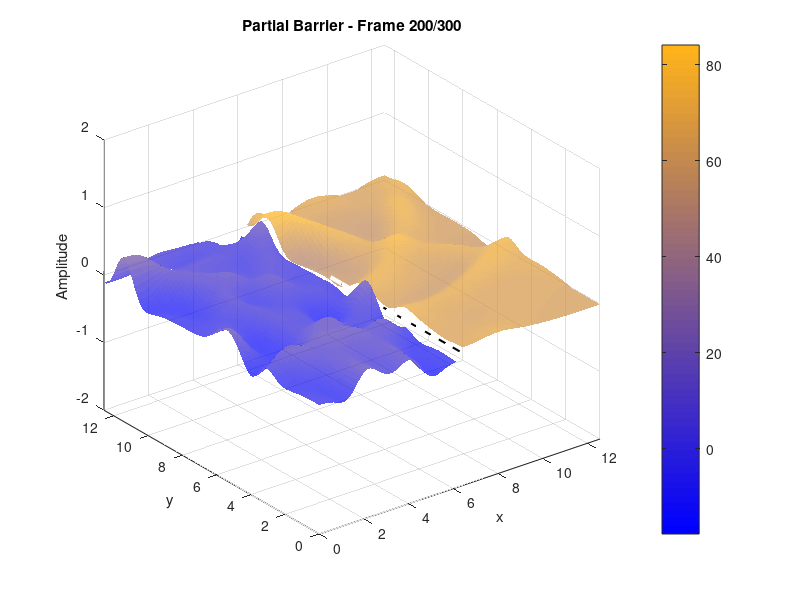

Recreate this plot in MATLAB.
clear all; clc; close all;

%% Simulation Parameters
N = 101;        % Number of grid points
L = 4*pi;       % Domain length
s = 0.5;        % Courant number
barrier_height = 0.6; % Fraction of domain height with barrier (0-1)

%% Initialization
x = linspace(0,L,N);
y = linspace(0,L,N);
mid_x = round(N/2);  % Division point x-coordinate
barrier_end = round(N*barrier_height); % Where barrier ends

% Initialize wave field (past, current, future)
u = zeros(N,N,3);

% Initial condition - Gaussian pulse in section A only
[X,Y] = meshgrid(x,y);
init_u = 2*exp(-2*(X-L/4).^2 - 2*(Y-L/3).^2);

u(:,:,1) = init_u;
u(:,:,2) = init_u;

%% Visualization Setup
domainA = false(N,N);
domainA(:,1:mid_x-1) = true;  % Section A (left of division)
domainB = false(N,N);
domainB(:,mid_x+1:end) = true; % Section B (right of division)

figure('Position', [100, 100, 800, 600]);
custom_map = [linspace(0,1,64)' linspace(0,0.7,64)' linspace(1,0.1,64)'];
colormap(custom_map);
caxis([0 128]);

hA = surf(X,Y,zeros(size(X)), 'EdgeColor', 'none', 'FaceAlpha', 0.7);
hold on;
hB = surf(X,Y,zeros(size(X)), 'EdgeColor', 'none', 'FaceAlpha', 0.7);

% Draw partial barrier
barrier_y = y(barrier_end);
plot3([x(mid_x) x(mid_x)], [0 barrier_y], [0 0], 'w-', 'LineWidth', 3);
plot3([x(mid_x) x(mid_x)], [0 barrier_y], [0 0], 'k--', 'LineWidth', 1.5);
hold off;

axis([0 L 0 L -2 2]);
view(3);
xlabel('x'); ylabel('y'); zlabel('Amplitude');
title(sprintf('Partial Barrier Simulation (Height: %.1f)', barrier_height));
colorbar;

%% Simulation Loop
for ii = 1:200
    % Update interior points (treat as unified domain first)
    u(2:end-1, 2:end-1, 3) = s*(u(2:end-1, 3:end, 2) + u(2:end-1, 1:end-2, 2)) ...
                            + s*(u(3:end, 2:end-1, 2) + u(1:end-2, 2:end-1, 2)) ...
                            + 2*(1-2*s)*u(2:end-1, 2:end-1, 2) ...
                            - u(2:end-1, 2:end-1, 1);
    
    % Apply partial barrier - only for rows above barrier_end
    for j = 1:barrier_end
        % Right boundary of section A
        u(j,mid_x,3) = u(j,mid_x-1,3);
        % Left boundary of section B
        u(j,mid_x+1,3) = u(j,mid_x+2,3);
    end
    
    %{
    % Special treatment for transition row (smoothed boundary)
    trans_row = barrier_end + (-2:2); % Small transition region
    for j = trans_row(trans_row > 0 & trans_row <= N)
        % Blend between barrier and no-barrier conditions
        blend_factor = (j - barrier_end)/length(trans_row);
        u(j,mid_x,3) = (1-blend_factor)*u(j,mid_x-1,3) + blend_factor*u(j,mid_x,3);
        u(j,mid_x+1,3) = (1-blend_factor)*u(j,mid_x+2,3) + blend_factor*u(j,mid_x+1,3);
    end
    %}
    
    % Standard Neumann boundaries at domain edges
    u([1 end], :, 3) = u([2 end-1], :, 3);
    u(:, [1 end], 3) = u(:, [2 end-1], 3);
    
    % Update time steps
    u(:,:,1) = u(:,:,2);
    u(:,:,2) = u(:,:,3);
    
    % Update visualizations
    zA = u(:,:,2); zA(~domainA) = NaN;
    zB = u(:,:,2); zB(~domainB) = NaN;
    set(hA, 'ZData', zA, 'CData', zA*64);
    set(hB, 'ZData', zB, 'CData', zB*64 + 64);
    title(sprintf('Partial Barrier - Frame %d/300', ii));
    drawnow;
end